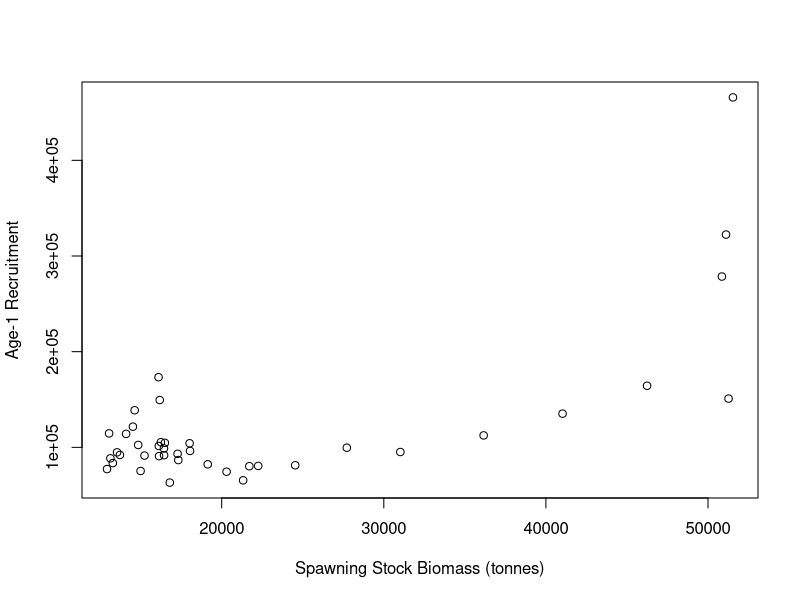
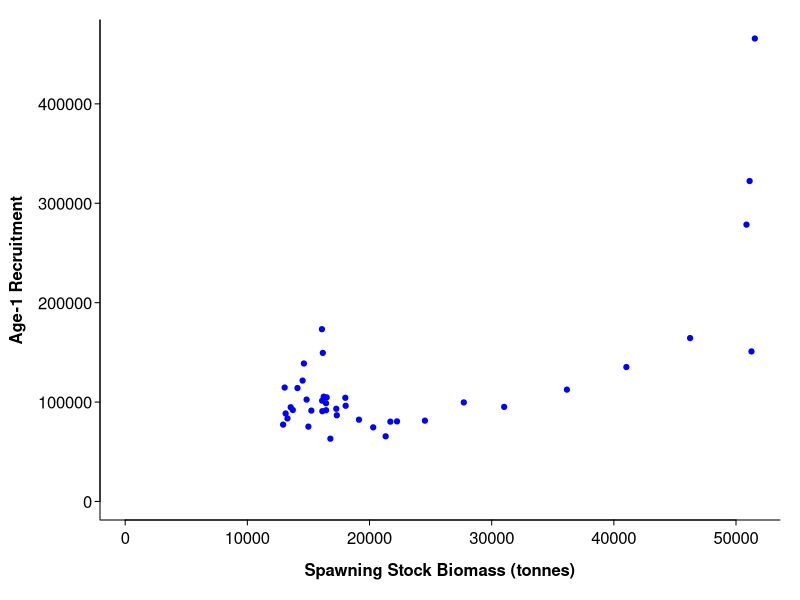
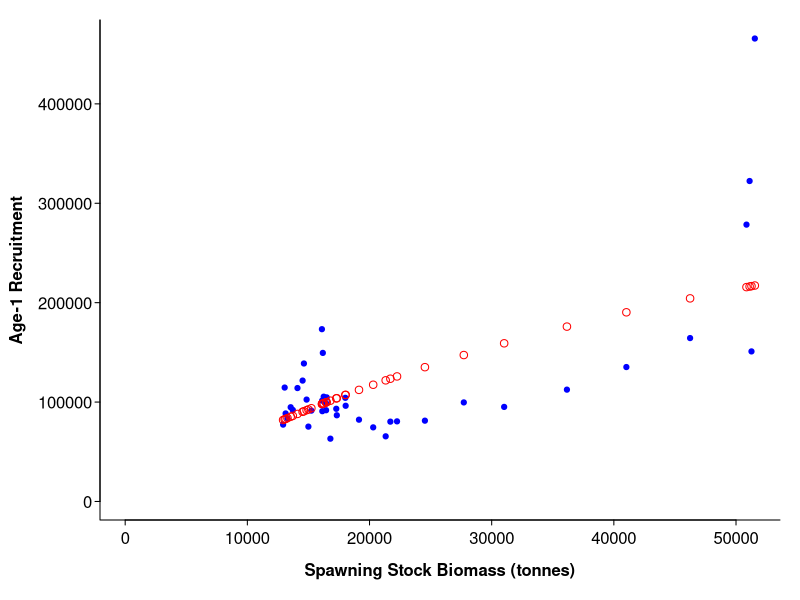
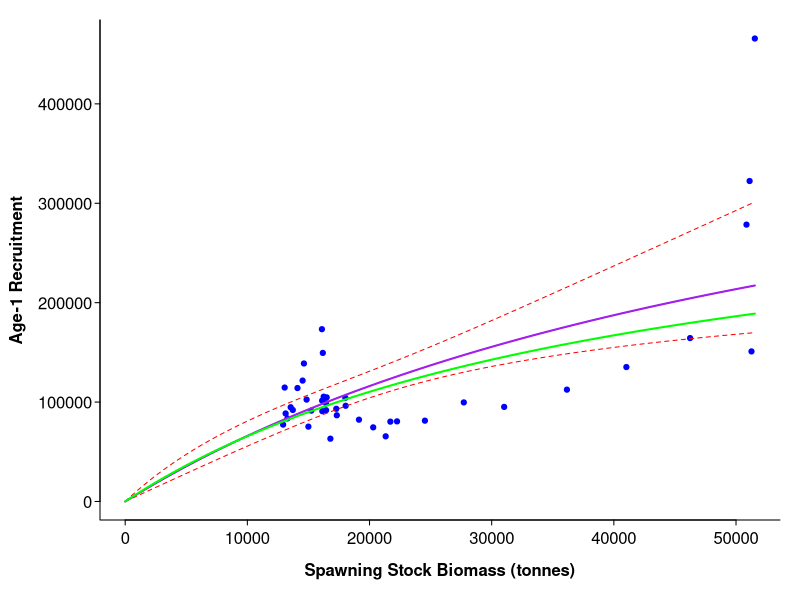
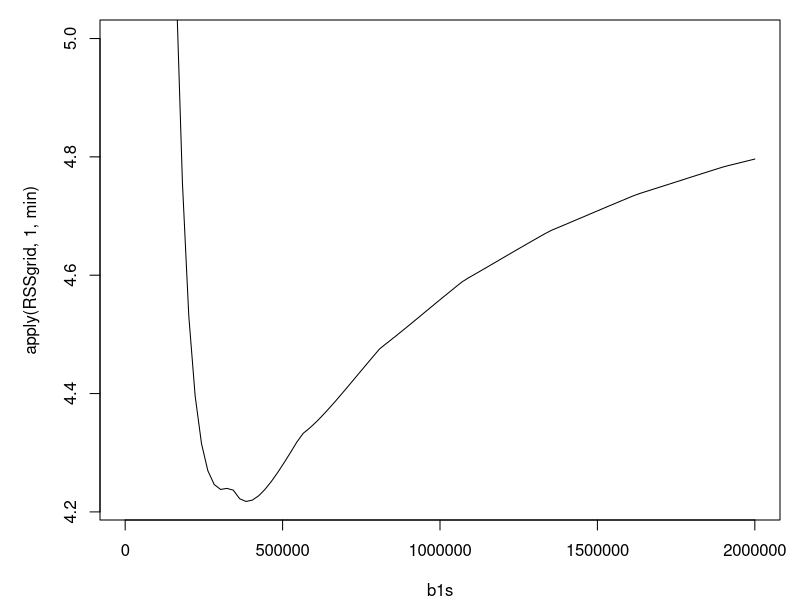
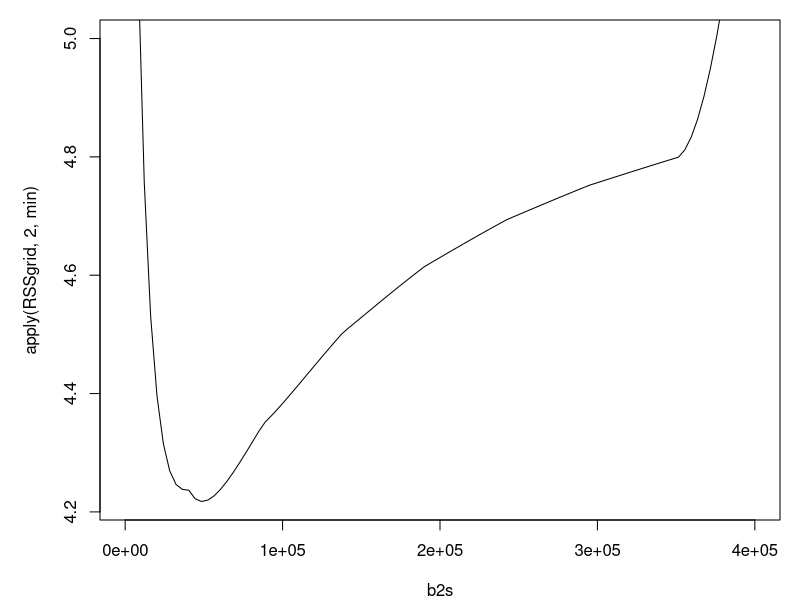
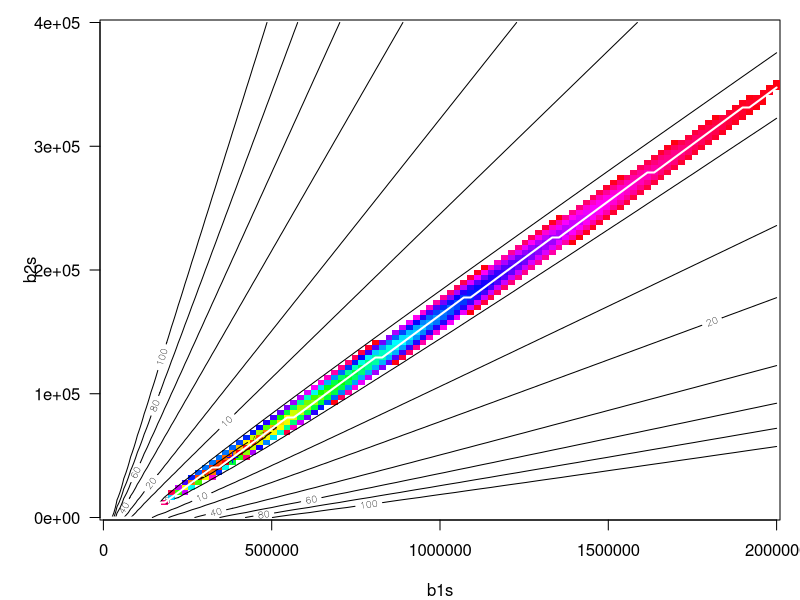
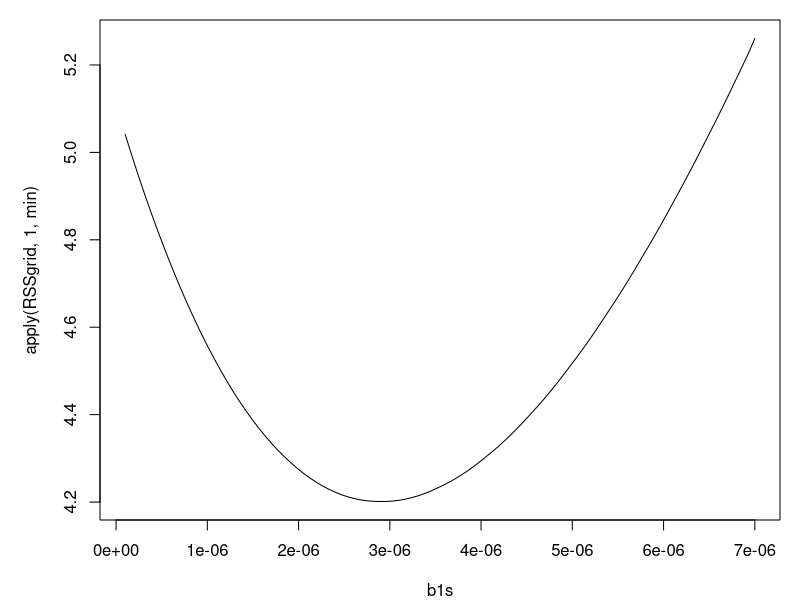

Generate these figures, in order, with R: (Note: this script raises an error after producing the figures.)
# Fitting Models to Data in R

# Colin Millar, modified from Iago Mosqueira and Ernesto Jardim

# This script shows the steps followed to fit a stock-recruitment model to
# in the file 'WBFT_S-R.csv'

#==============================================================================
# Load and explore data
#==============================================================================

# load data from comma-separated file to data.frame
tuna <- read.csv(file = 'WBFT_S-R.csv', header = TRUE)

# take a look at what we have
head(tuna) # this looks at the first 6 rows
str(tuna) # this lets us inspect what the columns contain

# lets rename some columns because I am lazy and want the code to be
# readable and easier to type
names(tuna)
names(tuna) <- c("yc", "ssb", "rec")
head(tuna)

# to access the diffrent columns use '$' i.e to see the SSB values:
tuna$ssb
# and to see observed recruitment
tuna$rec

# initial plot of SSB vs. recruits
plot(tuna$ssb, tuna$rec,
     xlab = 'Spawning Stock Biomass (tonnes)',
     ylab = 'Age-1 Recruitment')

# A fancier plot
# see:
#   http://www.statmethods.net/advgraphs/parameters.html
plotTunaSR <- function() {
  # for some handy info on plotting parameters
  par(mar = c(4, 5, 1, 1)) # modify margins
  # base plot using formula this time
  plot(rec ~ ssb,
       data = tuna, # look in tuna for x and y values
       xlim = c(0, max(ssb)), # set x limits
       ylim = c(0, max(rec)), # set y limits
       pch = 19, col = "blue", cex = 0.7, # set plotting character (pch), color and size (cex)
       axes = FALSE, ann = FALSE) # don;t plot axes and no annotation

  # x axis
  axis(1, mgp = c(2, 0.4, 0), tck = -0.01)
  # x label with positioning settings (mgp)
  title(xlab = 'Spawning Stock Biomass (tonnes)', font.lab = 2, mgp = c(2, 0.5, 0))

  # y axis with formated labels
  at.y <- pretty(c(0, max(tuna$rec)))
  axis(2, at = at.y, labels = sprintf("%i", at.y), tck = -0.01, las = 2, mgp = c(4, 0.4, 0))
  # y label with positioning settings (mgp)
  title(ylab = 'Age-1 Recruitment', font.lab = 2, mgp = c(3.7, 0.4, 0))

  # but an "L" shaped box rounf the plot
  box(bty = "l")
  # finally reset old par settings
}

plotTunaSR()

###############################################################################
# We are now going to demonstrate the same techniques employed in the spreadsheet
# tutorial for estimating SR models
###############################################################################

#==============================================================================
# Beverton and holt recruitmet model R=b1*S/(b2+S)
#==============================================================================


#------------------------------------------------------------------------------
# (x) using glm with the inverse link and gamma errors
#------------------------------------------------------------------------------

# here we are fitting:
#         R = b1*S / (b2 + S)
# i.e.  1/R = S / b1*S  + b2 / (b1*S)
#           = 1/b2 + b2/b1 * 1/S
#           = a1 + a2 * 1/S
#
# where a1 = 1/b1 and a2 = b2/b1

g1 <- glm(rec ~ I(1/ssb), data = tuna, family = Gamma("inverse"))
g1

plotTunaSR()
points(tuna$ssb, fitted(g1), col = "red")

# plot predictions with CIs
# first get predictions and confidence intervals
tunapred <- data.frame(ssb = seq(0.1, max(tuna$ssb), length.out = 100))
tunapred <- cbind(tunapred, predict(g1, newdata = tunapred, se.fit = TRUE))
tunapred$pred <- 1/tunapred$fit
tunapred$cil <- 1/(tunapred$fit + 2*tunapred$se.fit)
tunapred$ciu <- 1/(tunapred$fit - 2*tunapred$se.fit)

# now plot over the base plot
plotTunaSR()
lines(tunapred$ssb, tunapred$pred, col = "red")
lines(tunapred$ssb, tunapred$cil, col = "red", lty = 2)
lines(tunapred$ssb, tunapred$ciu, col = "red", lty = 2)

# we can transform to get b parameters if we want
a1 <- coef(g1)[1]; a2 <- coef(g1)[2]
b1 <- 1/a1
b2 <- a2 * b1
c(b1, b2)
lines(tunapred$ssb, b1 * tunapred$ssb/(b2 + tunapred$ssb), col = "purple", lwd = 2)

b1 <- 344687.4212
b2 <- 42477.9468
lines(tunapred$ssb, b1 * tunapred$ssb/(b2 + tunapred$ssb), col = "green", lwd = 2)


#------------------------------------------------------------------------------
# (2) grid solution
# create a grid of possible values for the estimated parameter and compute the SS
# for each of them
#------------------------------------------------------------------------------

# first set up functions to calculate the quantities we need
predictR <- function(b) {
  b[1] * tuna$ssb / (b[2] + tuna$ssb)
}

RSS <- function(b) {
  pred <- predictR(b)
  obs <- tuna$rec

  lnResidual <- log(obs / pred)
  # output
  sum(lnResidual^2)
}

# what does this function look like?
# make a grid of b values

b1s <- seq(2, 2e6, length = 100)
b2s <- seq(2, 4e5, length = 100)

RSSgrid <- matrix(NA, length(b1s), length(b2s))
bs <- cbind(b1s[row(RSSgrid)], b2s[col(RSSgrid)])
RSSgrid[] <- apply(bs, 1, RSS)


# find minimum value
xlocmin <- which.min(apply(RSSgrid, 1, min))
ylocmin <- which.min(apply(RSSgrid, 2, min))

# this is our esstimate
b1est <- b1s[xlocmin]
b2est <- b2s[ylocmin]

# check
RSS(c(b1est, b2est))
min(RSSgrid)

plot(b1s, apply(RSSgrid, 1, min), type = "l", ylim = c(min(RSSgrid), 5))

plot(b2s, apply(RSSgrid, 2, min), type = "l", ylim = c(min(RSSgrid), 5))

# now plot the profiled minimum
image(b1s, b2s, RSSgrid, col = rainbow(100), las = 1, zlim = c(min(RSSgrid), 4.8))
contour(b1s, b2s, RSSgrid, add = TRUE, levels = c(4.3, 5, 10, 20, 40, 60, 80, 100))
points(b1est, b2est, pch = 3, col = "blue")
lines(b1s, b2s[apply(RSSgrid, 1, which.min)], col = "white", lwd = 2)





# first set up functions to calculate the quantities we need
predictR <- function(a) {
  1/(a[1] + a[2]/tuna$ssb)
}

RSS <- function(b) {
  pred <- predictR(b)
  obs <- tuna$rec

  lnResidual <- log(obs / pred)
  # output
  sum(lnResidual^2)
}

# what does this function look like?
# make a grid of b values

b1s <- seq(1e-7, 7e-6, length = 100)
b2s <- seq(0.05, 0.2, length = 100)

RSSgrid <- matrix(NA, length(b1s), length(b2s))
bs <- cbind(b1s[row(RSSgrid)], b2s[col(RSSgrid)])
RSSgrid[] <- apply(bs, 1, RSS)


# find minimum value
xlocmin <- which.min(apply(RSSgrid, 1, min))
ylocmin <- which.min(apply(RSSgrid, 2, min))

# this is our esstimate
b1est <- b1s[xlocmin]
b2est <- b2s[ylocmin]

# check
RSS(c(b1est, b2est))
min(RSSgrid)

plot(b1s, apply(RSSgrid, 1, min), type = "l")

plot(b2s, apply(RSSgrid, 2, min), type = "l")

# now plot the profiled minimum
image(b1s, b2s, RSSgrid, col = rainbow(100), las = 1, zlim = c(min(RSSgrid), 5))
contour(b1s, b2s, RSSgrid, add = TRUE, levels = c(4.3, 5, 10, 20, 40, 60, 80, 100))
points(b1est, b2est, pch = 3, col = "blue")














# plot as a contour
z <- RSSgrid
z[z>10] <- 10
x <- b1s
y <- b2s
nrz <- nrow(z)
ncz <- ncol(z)
# Create a function interpolating colors in the range of specified colors
jet.colors <- colorRampPalette( c("blue", "green", "red", "yellow") )
# Generate the desired number of colors from this palette
nbcol <- 100
color <- rev(jet.colors(nbcol))
# Compute the z-value at the facet centres
zfacet <- (z[-1, -1] + z[-1, -ncz] + z[-nrz, -1] + z[-nrz, -ncz])/4
# Recode facet z-values into color indices
facetcol <- cut(zfacet, nbcol)
#persp(x, y, z, col = color[facetcol], phi = 30, theta = -30, axes=T, ticktype='detailed')

persp(x, y, z, col = color[facetcol], theta = 140, phi = 20, expand = 0.5,
      shade = 0.15, border = NA, box = FALSE)





llfunc <- function(logb1, logb2, logsigma) {
  # the pdf is https://en.wikipedia.org/wiki/Log-normal_distribution
  # 1/(x * sigma * 2 * pi) * exp(-0.5 * ((log(x) - mu)/sigma)^2)

  x <- tuna$rec
  mu <- log(predictR(exp(b1), exp(b2)))
  sigma <- exp(sigma)
  -1 * sum(-log(x * sigma * 2 * pi) -  0.5 * ((log(x) - mu)/sigma)^2)
}

# test it out
# create vector of possible values for b1
b1s <- seq(1, 1e4, length = 50)



# calculate likelihood for each sigma
lls <- sapply(b1s, function(x) llfunc(x, 300000, 0.2))

# plot SS profile
plot(b1s, lls, type='l', lwd=2, col='red')
  abline(min(lls), 0, lty=2)



# plot residual patterns in time
plot(year, grid[,names(ss)[ss==min(ss)]], type='b', pch=19)
  abline(0, 0, lty=2)

b <- names(ss)[ss == min(ss)]


